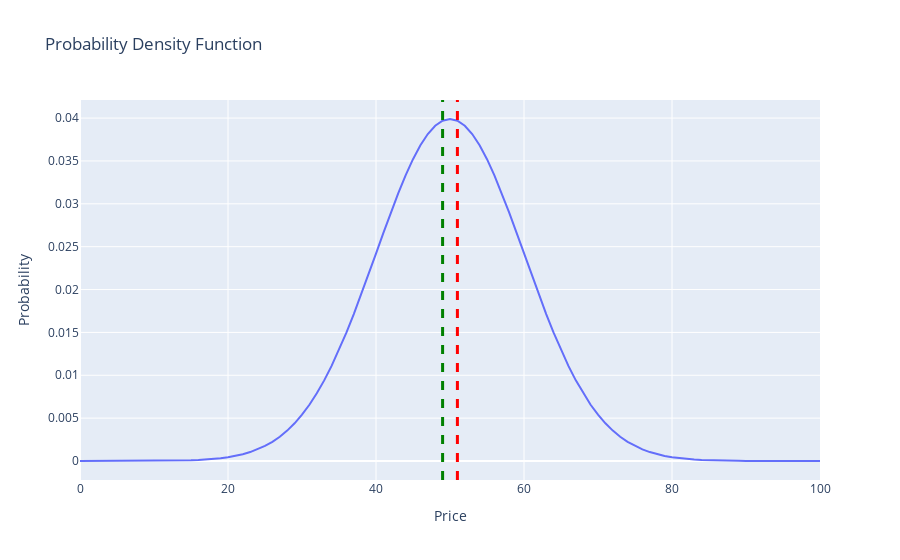

Notebook cell for this chart:
### Code cell
# graph the initial pdf
bid, ask = sophisticated_nmm.get_spread(cur_inv=0)
graph_pdf(sophisticated_nmm.pdf, bid, ask)
